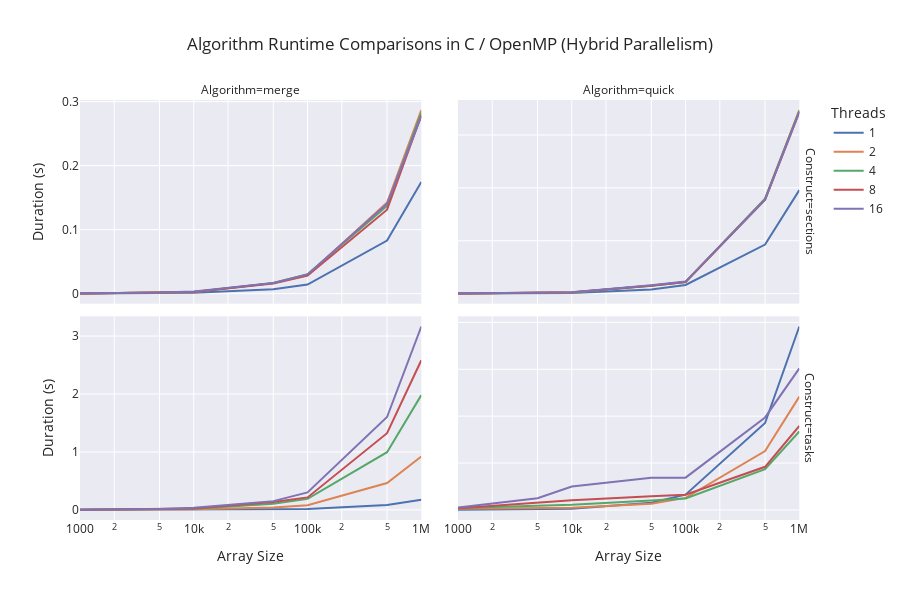

Notebook source saved alongside this figure:
### Code cell
fig = px.line(
    df.loc[df.Algorithm != 'enumeration'],
    x='Size', y='Duration', color='Threads',
    facet_col='Algorithm', facet_col_wrap=2,
    facet_col_spacing=0.05,
    facet_row='Construct',
    template='seaborn',
    log_x=True,
#     log_y=True,
    title=f'Algorithm Runtime Comparisons in C / OpenMP ({if_cutoff})',
    height=600,
    labels={
        "Duration": "Duration (s)",
        "Size": "Array Size",
     },
)

fig.update_yaxes(matches=None)
fig.update_yaxes(showticklabels=True, col=[2,3]) # assuming second facet
fig.show()

### Figure 1 — Plotly figure (JSON) as saved in the notebook; plotly's stock layout.template omitted (floating-point values rounded to 4 significant figures)
{"data": [{"hovertemplate": "Threads=1<br>Construct=sections<br>Algorithm=merge<br>Array Size=%{x}<br>Duration (s)=%{y}<extra></extra>", "legendgroup": "1", "line": {"color": "rgb(76,114,176)", "dash": "solid"}, "mode": "lines", "name": "1", "orientation": "v", "showlegend": true, "type": "scatter", "x": [1000, 5000, 10000, 50000, 100000, 500000, 1000000], "xaxis": "x3", "y": [0.0001424, 0.0005351, 0.00116, 0.006633, 0.01411, 0.0828, 0.1744], "yaxis": "y3"}, {"hovertemplate": "Threads=1<br>Construct=sections<br>Algorithm=quick<br>Array Size=%{x}<br>Duration (s)=%{y}<extra></extra>", "legendgroup": "1", "line": {"color": "rgb(76,114,176)", "dash": "solid"}, "mode": "lines", "name": "1", "orientation": "v", "showlegend": false, "type": "scatter", "x": [1000, 5000, 10000, 50000, 100000, 500000, 1000000], "xaxis": "x4", "y": [0.0001493, 0.0005887, 0.001257, 0.007615, 0.01635, 0.09269, 0.1957], "yaxis": "y4"}, {"hovertemplate": "Threads=1<br>Construct=tasks<br>Algorithm=merge<br>Array Size=%{x}<br>Duration (s)=%{y}<extra></extra>", "legendgroup": "1", "line": {"color": "rgb(76,114,176)", "dash": "solid"}, "mode": "lines", "name": "1", "orientation": "v", "showlegend": false, "type": "scatter", "x": [1000, 5000, 10000, 50000, 100000, 500000, 1000000], "xaxis": "x", "y": [0.0001424, 0.0005351, 0.00116, 0.006633, 0.01411, 0.0828, 0.1744], "yaxis": "y"}, {"hovertemplate": "Threads=1<br>Construct=tasks<br>Algorithm=quick<br>Array Size=%{x}<br>Duration (s)=%{y}<extra></extra>", "legendgroup": "1", "line": {"color": "rgb(76,114,176)", "dash": "solid"}, "mode": "lines", "name": "1", "orientation": "v", "showlegend": false, "type": "scatter", "x": [1000, 5000, 10000, 50000, 100000, 500000, 1000000], "xaxis": "x2", "y": [0.0001493, 0.0005887, 0.001257, 0.007615, 0.01635, 0.09269, 0.1957], "yaxis": "y2"}, {"hovertemplate": "Threads=2<br>Construct=sections<br>Algorithm=merge<br>Array Size=%{x}<br>Duration (s)=%{y}<extra></extra>", "legendgroup": "2", "line": {"color": "rgb(221,132,82)", "dash": "solid"}, "mode": "lines", "name": "2", "orientation": "v", "showlegend": true, "type": "scatter", "x": [1000, 5000, 10000, 50000, 100000, 500000, 1000000], "xaxis": "x3", "y": [0.000339, 0.001466, 0.002568, 0.01637, 0.02864, 0.1423, 0.2865], "yaxis": "y3"}, {"hovertemplate": "Threads=2<br>Construct=sections<br>Algorithm=quick<br>Array Size=%{x}<br>Duration (s)=%{y}<extra></extra>", "legendgroup": "2", "line": {"color": "rgb(221,132,82)", "dash": "solid"}, "mode": "lines", "name": "2", "orientation": "v", "showlegend": false, "type": "scatter", "x": [1000, 5000, 10000, 50000, 100000, 500000, 1000000], "xaxis": "x4", "y": [0.0003717, 0.001676, 0.002238, 0.01509, 0.02176, 0.179, 0.3469], "yaxis": "y4"}, {"hovertemplate": "Threads=2<br>Construct=tasks<br>Algorithm=merge<br>Array Size=%{x}<br>Duration (s)=%{y}<extra></extra>", "legendgroup": "2", "line": {"color": "rgb(221,132,82)", "dash": "solid"}, "mode": "lines", "name": "2", "orientation": "v", "showlegend": false, "type": "scatter", "x": [1000, 5000, 10000, 50000, 100000, 500000, 1000000], "xaxis": "x", "y": [0.001112, 0.004256, 0.009191, 0.0387, 0.08084, 0.4632, 0.9219], "yaxis": "y"}, {"hovertemplate": "Threads=2<br>Construct=tasks<br>Algorithm=quick<br>Array Size=%{x}<br>Duration (s)=%{y}<extra></extra>", "legendgroup": "2", "line": {"color": "rgb(221,132,82)", "dash": "solid"}, "mode": "lines", "name": "2", "orientation": "v", "showlegend": false, "type": "scatter", "x": [1000, 5000, 10000, 50000, 100000, 500000, 1000000], "xaxis": "x2", "y": [0.001165, 0.002049, 0.002382, 0.006542, 0.01288, 0.06275, 0.1209], "yaxis": "y2"}, {"hovertemplate": "Threads=4<br>Construct=sections<br>Algorithm=merge<br>Array Size=%{x}<br>Duration (s)=%{y}<extra></extra>", "legendgroup": "4", "line": {"color": "rgb(85,168,104)", "dash": "solid"}, "mode": "lines", "name": "4", "orientation": "v", "showlegend": true, "type": "scatter", "x": [1000, 5000, 10000, 50000, 100000, 500000, 1000000], "xaxis": "x3", "y": [0.0002823, 0.001747, 0.002631, 0.01667, 0.0303, 0.137, 0.2826], "yaxis": "y3"}, {"hovertemplate": "Threads=4<br>Construct=sections<br>Algorithm=quick<br>Array Size=%{x}<br>Duration (s)=%{y}<extra></extra>", "legendgroup": "4", "line": {"color": "rgb(85,168,104)", "dash": "solid"}, "mode": "lines", "name": "4", "orientation": "v", "showlegend": false, "type": "scatter", "x": [1000, 5000, 10000, 50000, 100000, 500000, 1000000], "xaxis": "x4", "y": [0.0003081, 0.001448, 0.002258, 0.01481, 0.02204, 0.1795, 0.3461], "yaxis": "y4"}, {"hovertemplate": "Threads=4<br>Construct=tasks<br>Algorithm=merge<br>Array Size=%{x}<br>Duration (s)=%{y}<extra></extra>", "legendgroup": "4", "line": {"color": "rgb(85,168,104)", "dash": "solid"}, "mode": "lines", "name": "4", "orientation": "v", "showlegend": false, "type": "scatter", "x": [1000, 5000, 10000, 50000, 100000, 500000, 1000000], "xaxis": "x", "y": [0.002052, 0.01125, 0.02037, 0.1039, 0.189, 0.9956, 1.981], "yaxis": "y"}, {"hovertemplate": "Threads=4<br>Construct=tasks<br>Algorithm=quick<br>Array Size=%{x}<br>Duration (s)=%{y}<extra></extra>", "legendgroup": "4", "line": {"color": "rgb(85,168,104)", "dash": "solid"}, "mode": "lines", "name": "4", "orientation": "v", "showlegend": false, "type": "scatter", "x": [1000, 5000, 10000, 50000, 100000, 500000, 1000000], "xaxis": "x2", "y": [0.002046, 0.004912, 0.00548, 0.009982, 0.01226, 0.0436, 0.08372], "yaxis": "y2"}, {"hovertemplate": "Threads=8<br>Construct=sections<br>Algorithm=merge<br>Array Size=%{x}<br>Duration (s)=%{y}<extra></extra>", "legendgroup": "8", "line": {"color": "rgb(196,78,82)", "dash": "solid"}, "mode": "lines", "name": "8", "orientation": "v", "showlegend": true, "type": "scatter", "x": [1000, 5000, 10000, 50000, 100000, 500000, 1000000], "xaxis": "x3", "y": [0.0002611, 0.001437, 0.002431, 0.01594, 0.02796, 0.1311, 0.2784], "yaxis": "y3"}, {"hovertemplate": "Threads=8<br>Construct=sections<br>Algorithm=quick<br>Array Size=%{x}<br>Duration (s)=%{y}<extra></extra>", "legendgroup": "8", "line": {"color": "rgb(196,78,82)", "dash": "solid"}, "mode": "lines", "name": "8", "orientation": "v", "showlegend": false, "type": "scatter", "x": [1000, 5000, 10000, 50000, 100000, 500000, 1000000], "xaxis": "x4", "y": [0.0002801, 0.001524, 0.00238, 0.01499, 0.02181, 0.1778, 0.3433], "yaxis": "y4"}, {"hovertemplate": "Threads=8<br>Construct=tasks<br>Algorithm=merge<br>Array Size=%{x}<br>Duration (s)=%{y}<extra></extra>", "legendgroup": "8", "line": {"color": "rgb(196,78,82)", "dash": "solid"}, "mode": "lines", "name": "8", "orientation": "v", "showlegend": false, "type": "scatter", "x": [1000, 5000, 10000, 50000, 100000, 500000, 1000000], "xaxis": "x", "y": [0.002812, 0.01137, 0.02379, 0.1356, 0.2143, 1.323, 2.582], "yaxis": "y"}, {"hovertemplate": "Threads=8<br>Construct=tasks<br>Algorithm=quick<br>Array Size=%{x}<br>Duration (s)=%{y}<extra></extra>", "legendgroup": "8", "line": {"color": "rgb(196,78,82)", "dash": "solid"}, "mode": "lines", "name": "8", "orientation": "v", "showlegend": false, "type": "scatter", "x": [1000, 5000, 10000, 50000, 100000, 500000, 1000000], "xaxis": "x2", "y": [0.001842, 0.007746, 0.01044, 0.0146, 0.01633, 0.04601, 0.08955], "yaxis": "y2"}, {"hovertemplate": "Threads=16<br>Construct=sections<br>Algorithm=merge<br>Array Size=%{x}<br>Duration (s)=%{y}<extra></extra>", "legendgroup": "16", "line": {"color": "rgb(129,114,179)", "dash": "solid"}, "mode": "lines", "name": "16", "orientation": "v", "showlegend": true, "type": "scatter", "x": [1000, 5000, 10000, 50000, 100000, 500000, 1000000], "xaxis": "x3", "y": [0.0003326, 0.001627, 0.003469, 0.01651, 0.02999, 0.1402, 0.2771], "yaxis": "y3"}, {"hovertemplate": "Threads=16<br>Construct=sections<br>Algorithm=quick<br>Array Size=%{x}<br>Duration (s)=%{y}<extra></extra>", "legendgroup": "16", "line": {"color": "rgb(129,114,179)", "dash": "solid"}, "mode": "lines", "name": "16", "orientation": "v", "showlegend": false, "type": "scatter", "x": [1000, 5000, 10000, 50000, 100000, 500000, 1000000], "xaxis": "x4", "y": [0.0003403, 0.001916, 0.002652, 0.01558, 0.02268, 0.1778, 0.3437], "yaxis": "y4"}, {"hovertemplate": "Threads=16<br>Construct=tasks<br>Algorithm=merge<br>Array Size=%{x}<br>Duration (s)=%{y}<extra></extra>", "legendgroup": "16", "line": {"color": "rgb(129,114,179)", "dash": "solid"}, "mode": "lines", "name": "16", "orientation": "v", "showlegend": false, "type": "scatter", "x": [1000, 5000, 10000, 50000, 100000, 500000, 1000000], "xaxis": "x", "y": [0.00318, 0.01521, 0.0358, 0.1501, 0.3004, 1.603, 3.166], "yaxis": "y"}, {"hovertemplate": "Threads=16<br>Construct=tasks<br>Algorithm=quick<br>Array Size=%{x}<br>Duration (s)=%{y}<extra></extra>", "legendgroup": "16", "line": {"color": "rgb(129,114,179)", "dash": "solid"}, "mode": "lines", "name": "16", "orientation": "v", "showlegend": false, "type": "scatter", "x": [1000, 5000, 10000, 50000, 100000, 500000, 1000000], "xaxis": "x2", "y": [0.002532, 0.01246, 0.02498, 0.03427, 0.03443, 0.09867, 0.1509], "yaxis": "y2"}], "layout": {"annotations": [{"font": {}, "showarrow": false, "text": "Algorithm=merge", "x": 0.2325, "xanchor": "center", "xref": "paper", "y": 1, "yanchor": "bottom", "yref": "paper"}, {"font": {}, "showarrow": false, "text": "Algorithm=quick", "x": 0.7475, "xanchor": "center", "xref": "paper", "y": 1, "yanchor": "bottom", "yref": "paper"}, {"font": {}, "showarrow": false, "text": "Construct=tasks", "textangle": 90, "x": 0.98, "xanchor": "left", "xref": "paper", "y": 0.2425, "yanchor": "middle", "yref": "paper"}, {"font": {}, "showarrow": false, "text": "Construct=sections", "textangle": 90, "x": 0.98, "xanchor": "left", "xref": "paper", "y": 0.7575, "yanchor": "middle", "yref": "paper"}], "height": 600, "legend": {"title": {"text": "Threads"}, "tracegroupgap": 0}, "title": {"text": "Algorithm Runtime Comparisons in C / OpenMP (Hybrid Parallelism)"}, "xaxis": {"anchor": "y", "domain": [0, 0.465], "title": {"text": "Array Size"}, "type": "log"}, "xaxis2": {"anchor": "y2", "domain": [0.515, 0.98], "matches": "x", "title": {"text": "Array Size"}, "type": "log"}, "xaxis3": {"anchor": "y3", "domain": [0, 0.465], "matches": "x", "showticklabels": false, "type": "log"}, "xaxis4": {"anchor": "y4", "domain": [0.515, 0.98], "matches": "x", "showticklabels": false, "type": "log"}, "yaxis": {"anchor": "x", "domain": [0, 0.485], "title": {"text": "Duration (s)"}}, "yaxis2": {"anchor": "x2", "domain": [0, 0.485], "showticklabels": false}, "yaxis3": {"anchor": "x3", "domain": [0.515, 1], "title": {"text": "Duration (s)"}}, "yaxis4": {"anchor": "x4", "domain": [0.515, 1], "showticklabels": false}}}
